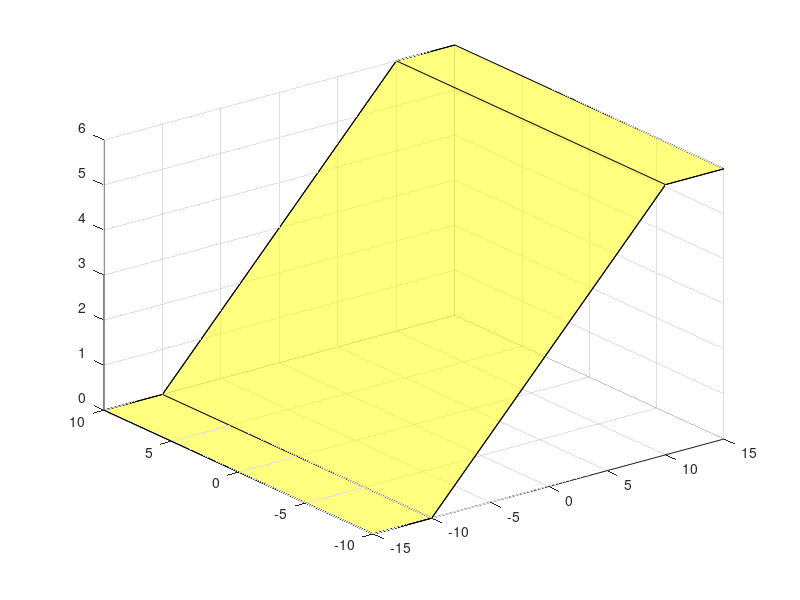

This figure's MATLAB source: (Note: this script raises an error after producing the figure.)
clc
clear all
close all



% Coordinates for the x-axis
x1 = -15;
x2 = -10;
x3 =  10;
x4 =  15;


% Coordinates for the y-axis
y1 = -10;
y2 =  10;


% Coordinates for the z-axis
z1 = 0;
z2 = 0;
z3 = 6;
z4 = 6;

x = [ x1 x2 x3 x4];
y = [y1 y1 y2 y2];
z = [ z1 z2 z3 z4];



 [x,y] = meshgrid(x,y);
[z,~] = meshgrid(z);
figure(1)
 surf(x,y,z,'FaceColor','y','FaceAlpha',0.5)
% surf(x,y,z,'FaceColor','g','FaceAlpha',0.5)

% Inclination angle of the slope
alpha = atand( (max(z(:))-min(z(:)))/(x3-x2)); 

P = [x2 , y1 ,z1];
Q = [x2 , y2 ,z1];
R = [x3 , y1 ,z3];




V1 = P-Q;
V2 = P-R;
normal = cross(V1,V2);
syms x y z
D = [x,y,z];
% Equation of the inclined part of ground surface
draw_plane_equation = dot(normal,D-P); 
% Equation of the inclined part of ground surface in terms of z
zplane = solve(draw_plane_equation,z); 
% Store the surface eqaution
ht = matlabFunction(zplane); 

% 
% % Major and Minor Axis of Ellipsid 
L1 = 12;
L2 = 9;
L3 = L1;
% 
n1 = x2;
n2 = x3;

% Center of Ellipsoid
x0_el = 0;
y0_el = 0;
z0_el = 10;
hold on


figure(1)

t = 0:0.1:360;
xS = L1*cosd(t);
yS = L2*sind(t);

plot3(xS,yS,z0_el*ones(size(xS)))





daspect([1 1 1])
xlabel(' x [m] ') 
ylabel(' y [m] ')
zlabel(' z [m] ') 

hold off
%%
figure(2)

[sqrX,sqrY] = meshgrid(n1-5 : n2+5);
z = zeros(size(sqrX));

for k = 1:length(sqrX)
    plot([sqrX(k) sqrX(k)], [sqrY(1) sqrY(end)],'k')
    hold on
    plot([sqrX(1) sqrX(end)], [sqrY(k) sqrY(k)],'k')
    plot(sqrX,sqrY,'k')
    plot(xS,yS,'b','LineWidth',3)
end

xlabel(' x [m] ') 
ylabel(' y [m] ')
title (' Ellipsoidal Slip Surface on X-Y Plane')
%% Generate a matrix to find out the squares intersect with ellipsoid


A(:,:,1) = sqrX;
A(:,:,2) = sqrY;
Square_Matrix = zeros(2,2,2); % Generate a matrix with 4 corners of (x,y)
Square_Row_Number = length(sqrX);


% INITIALS
j =1;
count=0;
i=1;
Red_Squares =0;
Coordinates =0;
n=1;
CoordinatesX_Blue_Squares (1,1:5) = 0;
CoordinatesY_Blue_Squares (1,1:5) = 0;


figure(3)
plot(xS,yS)
hold on
while i
    Square_Matrix = A(i:i+1,j:j+1,1:2);
    j=j+1;
    
    xSquares = [Square_Matrix(2,1,1) Square_Matrix(1,1,1) Square_Matrix(1,2,1)...
        Square_Matrix(2,2,1) Square_Matrix(2,1,1)];
    ySquares = [Square_Matrix(2,1,2) Square_Matrix(1,1,2) Square_Matrix(1,2,2)...
        Square_Matrix(2,2,2) Square_Matrix(2,1,2)];
    
    xSquares_Max = max(xSquares);
    xSquares_Min = min(xSquares);
    
    ySquares_Max = max(ySquares);
    ySquares_Min = min(ySquares);
    
    [in,on] = inpolygon(xS,yS,xSquares,ySquares);
    outx = xS(in);
    outy = yS(in);
    Box_No = num2str(count);
    
    if any( outx<xSquares_Max & outx > xSquares_Min) && any(outy < ySquares_Max...
            & outy > ySquares_Min)
        fill(xSquares,ySquares,'r')
        Red_Squares(end+1) = count;
        CoordinatesX (n,1:5) = xSquares;
        CoordinatesY (n,1:5) = ySquares;
        n=n+1;
        text((xSquares_Min +xSquares_Max)/2,(ySquares_Min+ ySquares_Max)/2,Box_No)
    else
        fill(xSquares,ySquares,'b')
        text(((xSquares_Min +xSquares_Max)/2),((ySquares_Min+ ySquares_Max)/2),Box_No)
        CoordinatesX_Blue_Squares (end+1,1:5) = xSquares(:,1:5);
        
        CoordinatesY_Blue_Squares (end+1,1:5) = ySquares(:,1:5);
    end
    
    hold on
    
    
    if j==Square_Row_Number
        j=1;
        i=i+1;
    end
    
    count = count +1;
    if count == (Square_Row_Number-1)^2
        break
    end
end
xlabel(' x [m] ')
ylabel(' y [m] ')
title ( 'Squares Intersecting with the Ellipse')

CoordinatesX_Blue_Squares (1,:) = [];
CoordinatesY_Blue_Squares (1,:) = [];

%% Table
Red_Squares(1) = [];
No = 1:length(Red_Squares);
for i =1:length(CoordinatesX)
    
    formatSpec = '(%d,%d)';
    x1_y2(i) = convertCharsToStrings(sprintf(formatSpec,CoordinatesX(i,1),CoordinatesY(i,1)));
    x1_y1(i) = convertCharsToStrings(sprintf(formatSpec,CoordinatesX(i,2),CoordinatesY(i,2)));
    x2_y1(i)= convertCharsToStrings(sprintf(formatSpec,CoordinatesX(i,3),CoordinatesY(i,3)));
    x2_y2(i) = convertCharsToStrings(sprintf(formatSpec,CoordinatesX(i,4),CoordinatesY(i,4)));
    
    
end

T=table(No',Red_Squares',x1_y2',x1_y1',x2_y1',x2_y2');
T.Properties.VariableNames = {'Number','No of Effected Sqaures','X1,Y2','X1,Y1','X2,Y1','X2,Y2'};


%% Divison of Effected Squares

figure(4)

for k = 1:length(sqrX)
    plot([sqrX(k) sqrX(k)], [sqrY(1) sqrY(end)],'k')
    hold on
    plot([sqrX(1) sqrX(end)], [sqrY(k) sqrY(k)],'k')
     plot(sqrX,sqrY,'k')
end
plot(xS,yS,'b','LineWidth',1)
hold on
% daspect([1 1 1])

CoordsX(1,1:5) = 0;
CoordsY(1,1:5) = 0;

div = 4;
n = @(n) 1/(2^n);
n = n(div);


k=1;
for i= 1: length(CoordinatesX)
    
    X1_min(i,1) = min(CoordinatesX(i,:));
    X2_max(i,1) = max(CoordinatesX(i,:));
    Y1_min(i,1) = min(CoordinatesY(i,:));
    Y2_max(i,1) = max(CoordinatesY(i,:));
end


while k
    try
        X1= X1_min(k);
        X2= X2_max(k);
        Y1= Y1_min(k);
        Y2= Y2_max(k);
        
        
        
        
        
        [CoordinatesX_add_sqrs...
            ,CoordinatesY_add_sqrs,CoordinatesX_back_to_loop...
            ,CoordinatesY_back_to_loop,DifferenceX] =...
            square_produce(n,X1,X2,Y1,Y2,xS,yS);
        
        CoordinatesX_add_sqrs(1,:)= [];
        CoordinatesY_add_sqrs(1,:)= [];
        CoordinatesX_back_to_loop(1,:) = [];
        CoordinatesY_back_to_loop(1,:) = [];
        
        
        if numel(CoordinatesX_add_sqrs) >=5 && numel(CoordinatesY_add_sqrs) >= 5
            % USE FOR FoS CALCULATION %COORDS
            CoordsX=[ CoordsX ; CoordinatesX_add_sqrs];
            CoordsY=[ CoordsY ; CoordinatesY_add_sqrs];
            %         plot(CoordinatesX_add_sqrs,CoordinatesY_add_sqrs,'+')
            %         pause(0.5)
            %         hold on
        end
        
        if numel(CoordinatesX_back_to_loop) >= 5 && numel(CoordinatesY_back_to_loop) >= 5
            [valmin,locmin] = min(CoordinatesX_back_to_loop');
            [valmax,locmax] = max(CoordinatesX_back_to_loop');
            CoordinatesX =[CoordinatesX; CoordinatesX_back_to_loop];
            X1_min = [X1_min; valmin'];
            X2_max = [X2_max; valmax'];
            [valmin,locmin] = min(CoordinatesY_back_to_loop');
            [valmax,locmax] = max(CoordinatesY_back_to_loop');
            CoordinatesY =[CoordinatesY; CoordinatesX_back_to_loop];
            Y1_min = [Y1_min; valmin'];
            Y2_max = [Y2_max; valmax'];
        end
        
        k = k+1;
    catch
        break
    end
    %        if k==1360
    %            break
    %        end
    
    
    
end

hold on


for i = 1:length(CoordsX)
    plot(CoordsX(i,:),CoordsY(i,:),'r')
    hold on
end

%% Coordinates of All Squares in Ellipsoid

% Blue Squares that has no intersection with ellipsoid (inside)
CoordsX_Blue_in_Ellip(1,1:5) = 0;
CoordsY_Blue_in_Ellip(1,1:5) = 0;
for i = 1 :length(CoordinatesX_Blue_Squares(:,1))
B_x = CoordinatesX_Blue_Squares(i,:);
B_y = CoordinatesY_Blue_Squares(i,:);
xSquares = [ B_x(1)  B_x(2)  B_x(3)  B_x(4)  B_x(5)];
ySquares = [ B_y(1)  B_y(2)  B_y(3)  B_y(4)  B_y(5)];


[in,on] =inpolygon(xSquares,ySquares,xS,yS);
 if sum(in) == 5
     % Blue Squares In the Ellipsoid 2D
     CoordsX_Blue_in_Ellip(end+1,1:5) = xSquares; 
     CoordsY_Blue_in_Ellip(end+1,1:5) = ySquares;
     plot(xSquares(in),ySquares(in),'b','LineWidth',2)
     hold on
 end
end
CoordsX_Blue_in_Ellip(1,:) = [];
CoordsY_Blue_in_Ellip(1,:) = [];

% Red Squares in the Ellipsoid 2D
CoordsX(1,:) = [];
CoordsY(1,:) = [];
% Combine All 2D Coordinates
CoordsX_2D = [CoordsX(:,1:5);CoordsX_Blue_in_Ellip(:,1:5)];
CoordsY_2D = [CoordsY(:,1:5);CoordsY_Blue_in_Ellip(:,1:5)];

%%
% 
% figure(1)
% hold on
% 
% 
% Below_Surface_X(1,1:5) = 0;
% Below_Surface_Y(1,1:5) = 0;
% Below_Surface_Z(1,1:5) = 0;
% % 
% % for i = 1: length( CoordsX_2D(:,1) )
% %     z3D  = real( -L3*sqrt(1-(((CoordsX_2D (i,:)-x0_el).^2)/ (L1^2)) - (((CoordsY_2D(i,:) -y0_el).^2)/ (L2^2))))+z0_el;
% %     
% %     F = 160*CoordsX_2D(i,:) - 240*z3D + 960; % Equation of Plane
% %     
% %     
% %     if all(F>=0.5 & z3D <= z4)
% %         plot3 (CoordsX_2D (i,:),CoordsY_2D (i,:),z3D,'b','LineWidth',2)
% %         Below_Surface_X(end+1,:)= CoordsX_2D (i,:);
% %         Below_Surface_Y(end+1,:)= CoordsY_2D (i,:);
% %         Below_Surface_Z(end+1,:)= z3D;
% %         hold on
% %     end
% %    
% % end
% %  CoordsX_2D = Below_Surface_X(2:end,:);
% %     
% %  CoordsY_2D = Below_Surface_Y(2:end,:);
% %     
% %  CoordsZ_2D = Below_Surface_Z(2:end,:);
%  
%% Rotate and Add Coordinates to 3D Slope Stability Model
% 
% figure(1)
% hold on
% 
% CoordsZ_2D = ones(size(CoordsX_2D)).*z0_el;
% for i = 1 :length(CoordsX_2D(:,1))    
%   
%     % Square Coordinates in 3D Top
%     Columns_3X_Top(i,1:5)= CoordsX_2D(i,:) ;
%     Columns_3Y_Top(i,1:5)= CoordsY_2D(i,:) ;
%     Columns_3Z_Top(i,1:5)= CoordsZ_2D(i,:);
% %      plot3(Columns_3X_Top(i,1:5),Columns_3Y_Top(i,1:5),Columns_3Z_Top(i,1:5),'r','LineWidth',3)
%     hold on
% end
% 
% daspect([1 1 1])
% hold off


%% Interpolation to the edge of Ellipsoid
% Extract the red squares with 1st and 2nd mimimum width for interpolation
% 1st Minimum
choice = 1;
CoordsX_temp = CoordsX_2D(:,1:4);
CoordsY_temp = CoordsY_2D(:,1:4);
CoordsX_diff = abs(diff(abs(CoordsX_temp), 1, 2));
CoordsY_diff = abs(diff(abs(CoordsY_temp), 1, 2));
minX = min(CoordsX_diff(CoordsX_diff >0),[],1);
minY = min(CoordsY_diff(CoordsY_diff >0),[],1);
[MX,~] = find(CoordsX_diff==minX);
[MY,~] = find(CoordsY_diff==minY);
MX = unique(MX);
MY = unique(MY);
CoordsX_1stminWidth = CoordsX_2D(MX,:);
CoordsY_1stminWidth =CoordsY_2D(MY,:);
% 2nd Minimum
CoordsX_diff_temp = CoordsX_diff(:);
CoordsY_diff_temp = CoordsY_diff(:);
Sort_X = unique(sort(CoordsX_diff_temp(CoordsX_diff_temp~=0)));
Sort_Y = unique(sort(CoordsY_diff_temp(CoordsY_diff_temp~=0)));
[MX,~] = find(CoordsX_diff==Sort_X(2));
[MY,~] = find(CoordsY_diff==Sort_Y(2));
MX = unique(MX);
MY = unique(MY);
CoordsX_2ndminWidth = CoordsX_2D(MX,:);
CoordsY_2ndminWidth = CoordsY_2D(MY,:);

CoordsX_minWidth = [CoordsX_1stminWidth;CoordsX_2ndminWidth];
CoordsY_minWidth = [CoordsY_1stminWidth;CoordsY_2ndminWidth];

figure(1)
hold on
[A_3D ,B_3D ,ztemp]=interpolation(CoordsX_minWidth,CoordsY_minWidth,L1,...
       L2,L3,CoordsX_2D,CoordsY_2D, x0_el,y0_el,z0_el,ht);



%% Factor of Safety Calculation

% Find Angles
figure(1)
hold on
for i = 1: length(CoordsX_2D(:,1))
    x3D = CoordsX_2D(i,1:5);
    y3D = CoordsY_2D(i,1:5);
   
    z3D  = real( -L3*sqrt(1-(((x3D).^2)/ (L1^2)) - (((y3D).^2)/ (L2^2))))+z0_el;
    
    hold on
    
    %Column Edges
    for k = 1 :length(x3D)
   
        x_col = [x3D(k) x3D(k)];
        
        y_col = [y3D(k) y3D(k)];
        if x3D(k)<=x2
        z_plane_point = z1;
        elseif  x3D(k)>=x3
        z_plane_point = z4;
        elseif (x3D(k)>=x2 && x3D(k)<=x3)
        z_plane_point = ht(x3D(k));
        end
        z_column_top(1,k) =  z_plane_point;
        
        z_col = [z_plane_point  z3D(k)];
      
        z_height(k,1) = z_plane_point-z3D(k);
        
       
       
        hold on
        %Column Edges
        plot3(x_col,y_col,z_col,'r','LineWidth',2) 
        hold on
        % Base of Column
        fill3(x3D,y3D,z3D,[1,0,0]) 
  
    end
    
%    fill3(x3D,y3D,z_column_top,[1,0,0])
    % slope angle in x direction
    Horz_L1 = abs(diff(unique(x3D)));
    Vert = abs(diff(z3D(2:3)));
    ax1 = Vert/Horz_L1 ;
    
    Horz_L1 = abs(diff(unique(x3D)));
    Vert = abs(z3D(4)-z3D(1));
    ax2 = Vert/Horz_L1 ;
    
    ax = (ax1+ax2)/2;
    
    % slope angle in y direction
    Horz_L2 = diff(unique(y3D));
    Vert = abs(diff(z3D(1:2)));
    ay1 = Vert/Horz_L2;
    
    Horz_L2 = abs(diff(unique(y3D)));
    Vert = abs(diff(z3D(3:4)));
    ay2 = Vert/Horz_L2;
    
    ay = (ay1+ay2)/2;
    
    % Total Slope
    a_total = sqrt((ax^2)+(ay^2));
    a_total_slopedegree = atand(a_total);
    
    % Unit vector to fin slope in max direction
    e = [1;0;0]; % x direction for this model
    slope_directon = [ax ;ay;0] .* e;
    slope_directon = atand(slope_directon);
    
    % Soil Parameters to use in stress tensor
   
    g = 9.81;
    p = 2000;
    C = 13000;
    phi = 23;
    
    h = sum(z_height)/5;

     hold on
    
    FoS_loc = (tand(phi)/tand(a_total_slopedegree))+ (C/ (p*g*h*cosd(a_total_slopedegree)*sind(a_total_slopedegree)))
    if FoS_loc <= 1
    fill3(x3D,y3D,z_column_top,[0,0,1]) % Top of Column
    hold on
    end
  
end




%     nor_vec = [sind(a_total_slopedegree);0;cosd(a_total_slopedegree)]
%     t_vec = [cosd(a_total_slopedegree);0;-sind(a_total_slopedegree)]
%     sigma = [0 0 0; 0 0 0; 0 0 -p*g*h ];
%     
%     sigman = sum((sigma* nor_vec).*nor_vec)
% %     sigman = sqrt(sigman(1)^2+ sigman(2)^2+sigman(3)^2)
% %     sigmas = abs(sigma* nor_vec- sigman.*nor_vec) 
%      sigmas = sum((sigma*nor_vec).*t_vec)
% 
% %      sigmas = abs(sqrt(sigmas(1)^2+ sigmas(2)^2+sigmas(3)^2))
%     sigmas_crit = C-sigman.*tand(phi)
%     FoS_Local = sigmas_crit ./ sigmas


